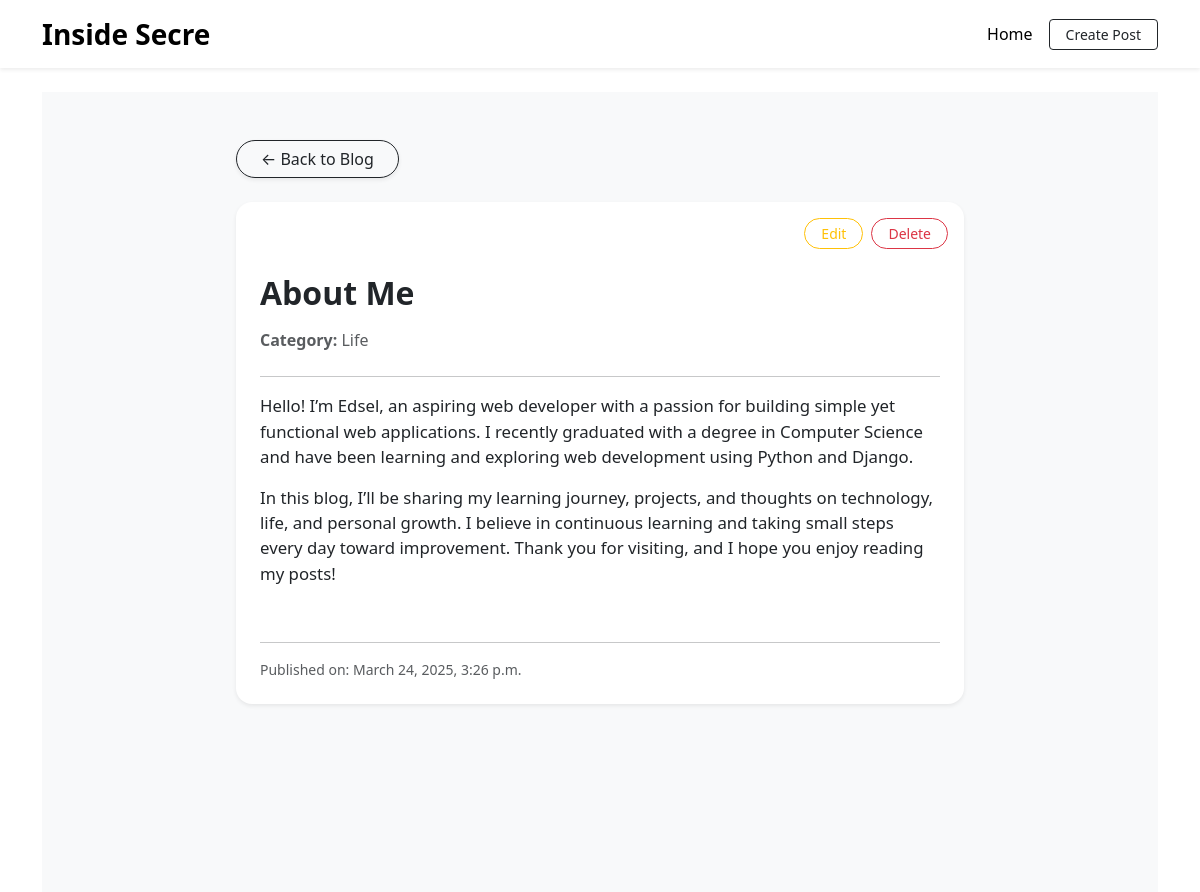
The page /blog/post/15/ on the database its author committed.
### blog/models.py (models this page shows, shortened)
class BlogPost(models.Model):
    CATEGORY_CHOICES = [
        ("Tech", "Tech"),
        ("Life", "Life"),
        ("Tutorial", "Tutorial"),
        ("News", "News"),
    ]
    title = models.CharField(max_length=200)
    content = models.TextField()
    created_at = models.DateTimeField(auto_now_add=True)
    category = models.CharField(max_length=50, choices=CATEGORY_CHOICES, default="Tech")

### blog/views.py (the view)
# urls.py: path("post/<int:post_id>/", views.blog_detail, name="blog_detail"),  # blog detail
def blog_detail(request, post_id):
    post = get_object_or_404(BlogPost, pk=post_id)
    post.content_html = mark_safe(markdown.markdown(post.content))
    return render(request, "blog/detail.html", {"post": post})

### blog/templates/blog/detail.html (shortened to what this page needs)
{% extends 'blog/base.html' %}
{% block content %}
<div class="py-5" style="background-color: #f8f9fa; min-height: 100vh;">
    <div class="container d-flex justify-content-center align-items-center">
        <div class="col-md-8">
            <a href="{% url 'blog_home' %}" class="btn btn-outline-dark mb-4 rounded-pill px-4 shadow-sm">← Back to Blog</a>
            <div class="card shadow-sm border-0 rounded-4 p-4 position-relative">
                <div class="position-absolute top-0 end-0 mt-3 me-3 d-flex gap-2">
                    <a href="{% url 'edit_post' post.id %}" class="btn btn-outline-warning btn-sm rounded-pill px-3">Edit</a>
                    <a href="{% url 'delete_post' post.id %}" class="btn btn-outline-danger btn-sm rounded-pill px-3">Delete</a>
                </div>
                <h2 class="card-title fw-bold mb-3">{{ post.title }}</h2>
                <p class="text-muted mb-2"><strong>Category:</strong> {{ post.category }}</p>
                <hr>
                <div class="card-text mb-4" style="font-size: 1.05rem;">
                    {{ post.content_html|safe }}
                </div>
                <hr>
                <small class="text-muted">Published on: {{ post.created_at }}</small>
            </div>
        </div>
    </div>
</div>
{% endblock %}

### blog/templates/blog/base.html (style rules this page uses)
body { opacity: 0; transition: opacity 0.4s ease-in; }
body.loaded { opacity: 1; }

### blog/templates/blog/detail.html (style rules this page uses)
.card { transition: transform 0.2s ease, box-shadow 0.2s ease; }

### rows shown on the page
BlogPost: title "About Me", category "Life", content_html "Hello! I’m Edsel, an aspiring web developer with a passion for building simple yet functional web applications. I recently graduated with a degree in Computer Science and have been learning and exploring web development using Python and Django. In this blog, I’ll be sharing my learning journey, projects, and thoughts on technology, life, and personal growth. I believe in continuous learning and taking small steps every day toward improvement. Thank you for visiting, and I hope you enjoy reading my posts!", created_at "March 24, 2025, 3:26 p.m."
